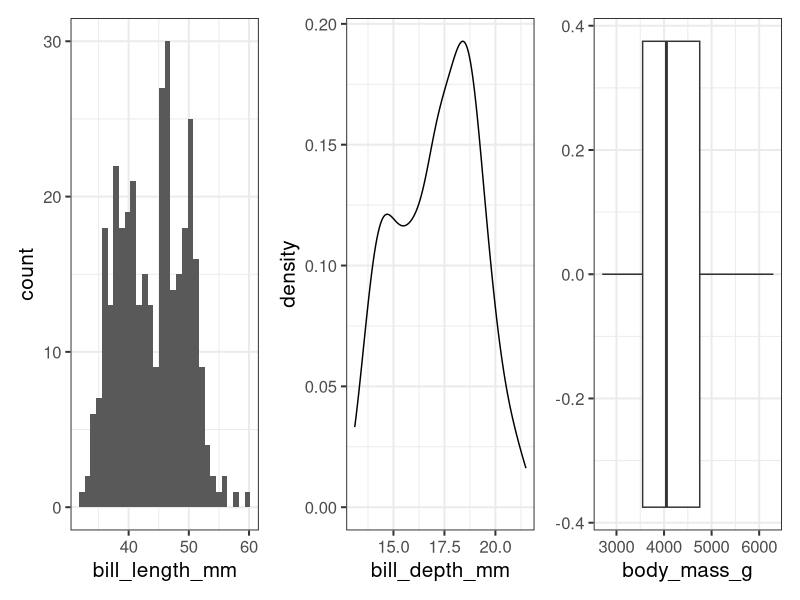
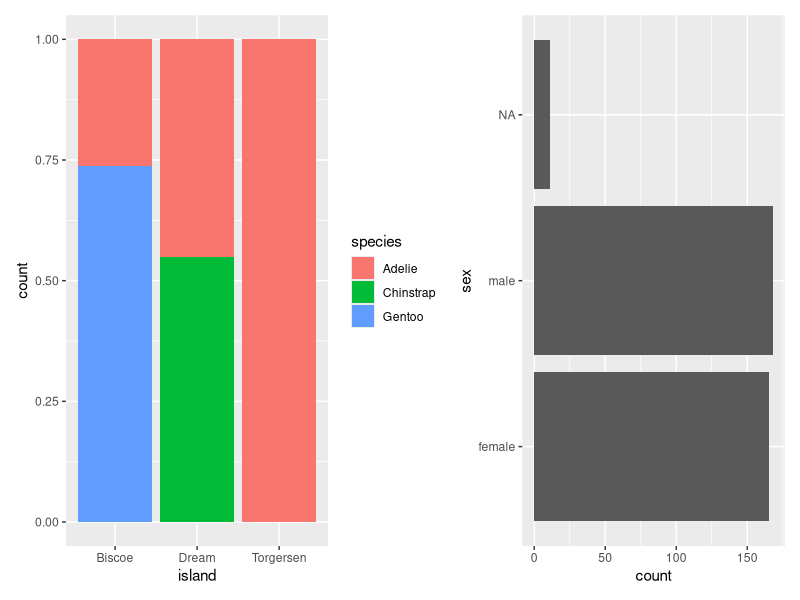
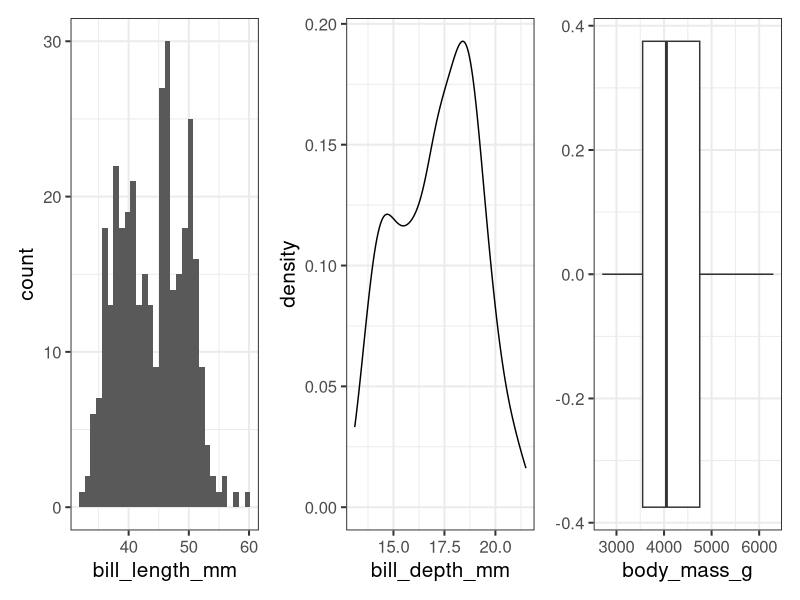
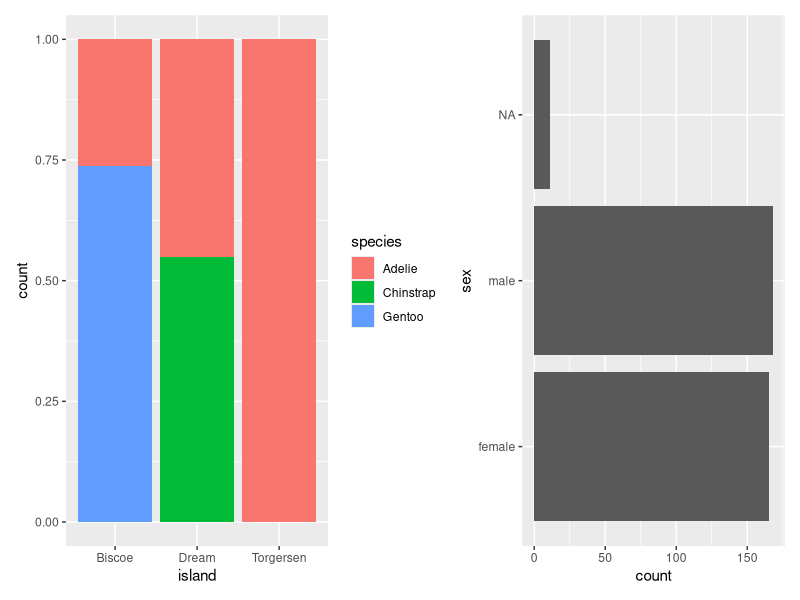
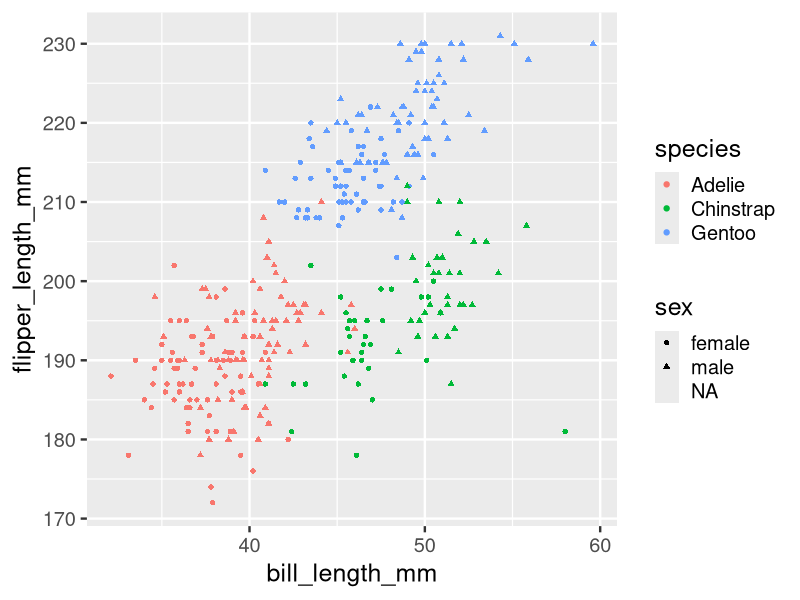
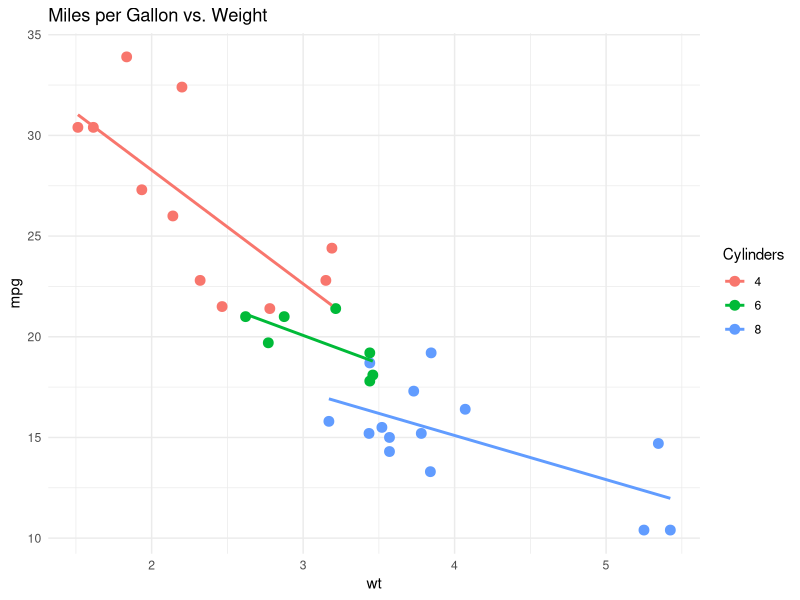

The R script that drew these images, in order:
## ---- chunk 1
library(palmerpenguins)
penguins
## ---- chunk 2
#| echo: false
#| fig-width: 16
#| fig-align: center
library(tidyverse)
library(palmerpenguins)

p1 <- penguins |>
  ggplot(aes(x = bill_length_mm)) +
  geom_histogram() +
  theme_bw(base_size = 15)

p2 <- penguins |>
  ggplot(aes(x = bill_depth_mm)) +
  geom_density() +
  theme_bw(base_size = 15)

p3 <- penguins |>
  ggplot(aes(x = body_mass_g)) +
  geom_boxplot() +
  theme_bw(base_size = 15)

library(patchwork)

p1 + p2 + p3
## ---- chunk 3
#| echo: false

p4 <- penguins |>
  ggplot(aes(x = island,
             fill = species)) +
  geom_bar(position = "fill")

p5 <- penguins |>
  ggplot(aes(y = sex)) +
  geom_bar()

p4 + p5
## ---- chunk 4
#| echo: false
#| fig-width: 16
#| fig-align: center
library(tidyverse)
library(palmerpenguins)

p1 <- penguins |>
  ggplot(aes(x = bill_length_mm)) +
  geom_histogram() +
  theme_bw(base_size = 15)

p2 <- penguins |>
  ggplot(aes(x = bill_depth_mm)) +
  geom_density() +
  theme_bw(base_size = 15)

p3 <- penguins |>
  ggplot(aes(x = body_mass_g)) +
  geom_boxplot() +
  theme_bw(base_size = 15)

library(patchwork)

p1 + p2 + p3
## ---- chunk 5
#| echo: false

p4 <- penguins |>
  ggplot(aes(x = island,
             fill = species)) +
  geom_bar(position = "fill")

p5 <- penguins |>
  ggplot(aes(y = sex)) +
  geom_bar()

p4 + p5
## ---- chunk 6
#| echo: false
#| fig-align: center
penguins |>
  ggplot(aes(x = bill_length_mm,
             y = flipper_length_mm,
             color = species,
             shape = sex)) +
  geom_point() +
  theme_gray(base_size = 18)
## ---- chunk 7
#| output-location: column-fragment
library(ggplot2)

ggplot(mtcars, aes(x = wt, y = mpg, color = factor(cyl))) +
  geom_point(size = 3) +
  geom_smooth(method = "lm", se = FALSE) +
  theme_minimal() +
  labs(
    title = "Miles per Gallon vs. Weight",
    color = "Cylinders"
  )
